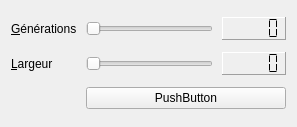
<?xml version="1.0" encoding="UTF-8"?>
<ui version="4.0">
 <class>Controles</class>
 <widget class="QWidget" name="Controles">
  <property name="geometry">
   <rect>
    <x>0</x>
    <y>0</y>
    <width>297</width>
    <height>127</height>
   </rect>
  </property>
  <property name="windowTitle">
   <string>Controles</string>
  </property>
  <layout class="QGridLayout" name="gridLayout">
   <property name="horizontalSpacing">
    <number>9</number>
   </property>
   <item row="2" column="2">
    <widget class="QLCDNumber" name="lcdNumber">
     <property name="styleSheet">
      <string notr="true">color : black;</string>
     </property>
     <property name="frameShape">
      <enum>QFrame::Panel</enum>
     </property>
     <property name="frameShadow">
      <enum>QFrame::Raised</enum>
     </property>
     <property name="segmentStyle">
      <enum>QLCDNumber::Flat</enum>
     </property>
    </widget>
   </item>
   <item row="2" column="0">
    <widget class="QLabel" name="label_2">
     <property name="text">
      <string>&amp;Largeur</string>
     </property>
     <property name="buddy">
      <cstring>largeurSlider</cstring>
     </property>
    </widget>
   </item>
   <item row="2" column="1">
    <widget class="QSlider" name="largeurSlider">
     <property name="minimum">
      <number>100</number>
     </property>
     <property name="maximum">
      <number>1000</number>
     </property>
     <property name="pageStep">
      <number>50</number>
     </property>
     <property name="orientation">
      <enum>Qt::Horizontal</enum>
     </property>
    </widget>
   </item>
   <item row="3" column="1" colspan="2">
    <widget class="QPushButton" name="button">
     <property name="text">
      <string notr="true">PushButton</string>
     </property>
    </widget>
   </item>
   <item row="1" column="2">
    <widget class="QLCDNumber" name="lcdNumber_2">
     <property name="styleSheet">
      <string notr="true"/>
     </property>
     <property name="frameShape">
      <enum>QFrame::Panel</enum>
     </property>
     <property name="lineWidth">
      <number>1</number>
     </property>
     <property name="smallDecimalPoint">
      <bool>false</bool>
     </property>
     <property name="segmentStyle">
      <enum>QLCDNumber::Flat</enum>
     </property>
    </widget>
   </item>
   <item row="1" column="1">
    <widget class="QSlider" name="iterationSlider">
     <property name="minimum">
      <number>1</number>
     </property>
     <property name="maximum">
      <number>8</number>
     </property>
     <property name="orientation">
      <enum>Qt::Horizontal</enum>
     </property>
    </widget>
   </item>
   <item row="1" column="0">
    <widget class="QLabel" name="label">
     <property name="text">
      <string>&amp;Générations</string>
     </property>
     <property name="buddy">
      <cstring>iterationSlider</cstring>
     </property>
    </widget>
   </item>
  </layout>
 </widget>
 <tabstops>
  <tabstop>iterationSlider</tabstop>
  <tabstop>largeurSlider</tabstop>
  <tabstop>button</tabstop>
 </tabstops>
 <resources/>
 <connections>
  <connection>
   <sender>iterationSlider</sender>
   <signal>valueChanged(int)</signal>
   <receiver>lcdNumber_2</receiver>
   <slot>display(int)</slot>
   <hints>
    <hint type="sourcelabel">
     <x>159</x>
     <y>29</y>
    </hint>
    <hint type="destinationlabel">
     <x>255</x>
     <y>32</y>
    </hint>
   </hints>
  </connection>
  <connection>
   <sender>largeurSlider</sender>
   <signal>valueChanged(int)</signal>
   <receiver>lcdNumber</receiver>
   <slot>display(int)</slot>
   <hints>
    <hint type="sourcelabel">
     <x>191</x>
     <y>60</y>
    </hint>
    <hint type="destinationlabel">
     <x>269</x>
     <y>62</y>
    </hint>
   </hints>
  </connection>
 </connections>
</ui>
